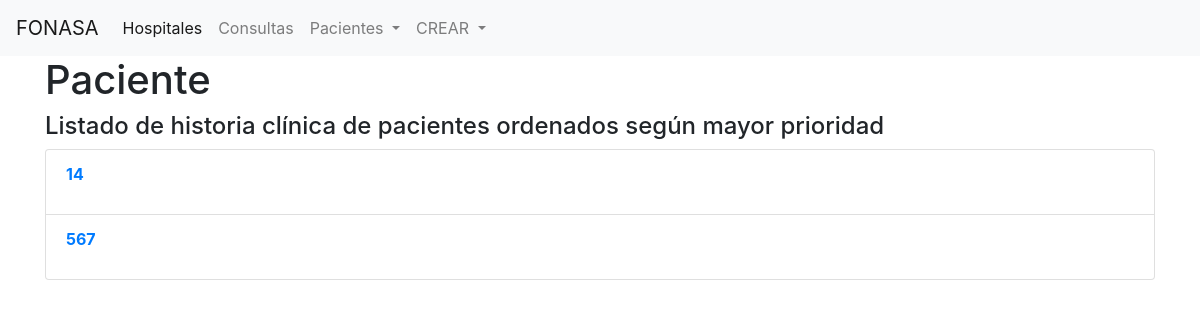
Page /paciente/ on the earlier database version.
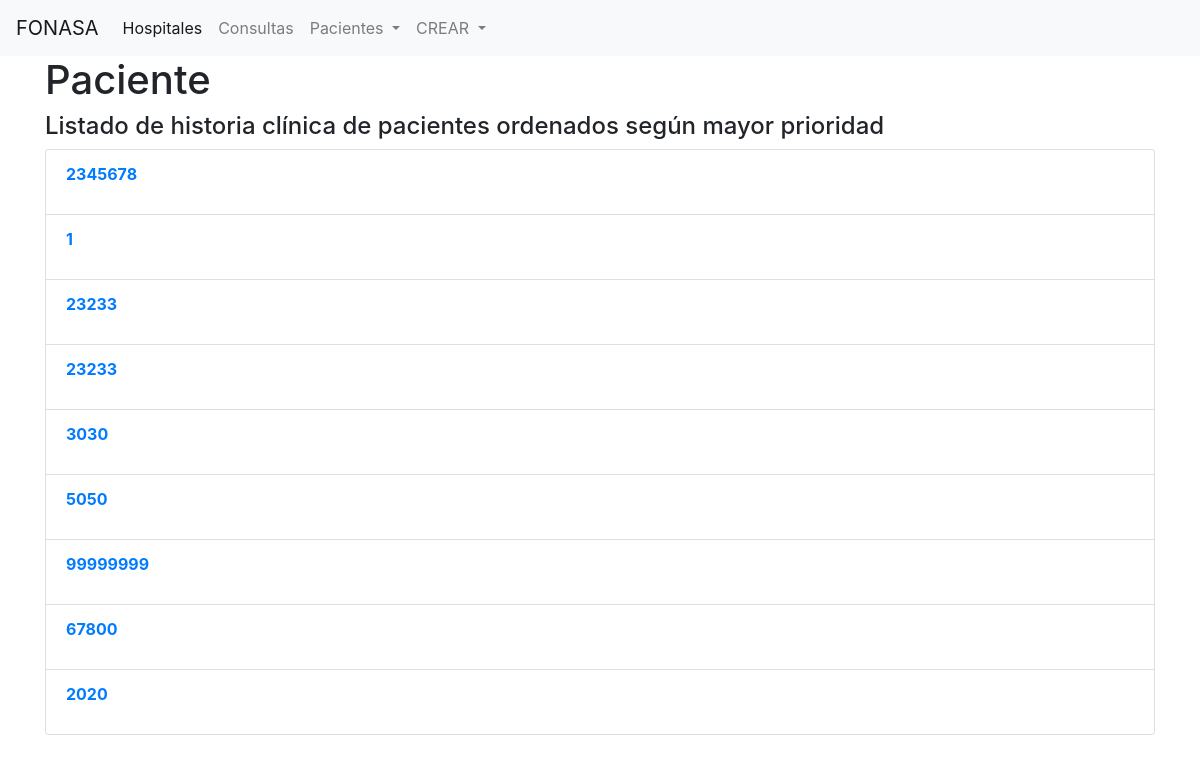
Same page on the later database version.
### main/models.py (models this page shows, shortened)
class Paciente(models.Model):
    prioridad = models.PositiveIntegerField()
    nombre = models.CharField(max_length=60)
    edad = models.PositiveIntegerField()
    n_hist_clinica = models.PositiveIntegerField("N° historia clínica")
    hospitales = models.ForeignKey(Hospital, on_delete=models.CASCADE)
    class Meta:
        verbose_name = 'Paciente'
        verbose_name_plural = 'Pacientes'
        ordering = ('pk',)

### main/views.py (the view)
# urls.py: path('paciente/', PacienteListView.as_view(), name='paciente_list'),
class PacienteListView(ListView):
    model = Paciente
    template_name = 'paciente_list.html'
    context_object_name = 'paciente'
    def get_queryset(self):
        pacientes = models.Paciente.objects.all()
        return pacientes.order_by("-prioridad")

### main/templates/paciente_list.html (shortened to what this page needs)
{% extends 'base.html' %}
{% block content %}
    <h1>Paciente </h1>
    <h4>Listado de historia clínica de pacientes ordenados según mayor prioridad</h4>
    <ul class="list-group">
        {% for element in object_list %}
        <li class="list-group-item">
            <b><p><a href="{% url 'paciente_detail' element.pk %}">{{ element.n_hist_clinica }}</a></p></b>
        </li>
    {% endfor %}
</ul>
{% endblock content %}

### main/templates/base.html (shortened to what this page needs)
{% load static %}
<!DOCTYPE html>
<html lang="en">
<head>
    <link rel="stylesheet" href="https://stackpath.bootstrapcdn.com/bootstrap/4.3.1/css/bootstrap.min.css">
</head>
<body>
        <nav class="navbar navbar-expand-lg navbar-light bg-light">
                <a class="navbar-brand" href="#">FONASA</a>
                <div class="collapse navbar-collapse" id="navbarNavDropdown">
                  <ul class="navbar-nav">
                    <li class="nav-item active">
                      <a class="nav-link" href="{% url 'home_list' %}">Hospitales <span class="sr-only">(current)</span></a>
                    </li>
                    <li class="nav-item">
                      <a class="nav-link" href="{% url 'consulta_list' %}">Consultas</a>
                    </li>
                    <li class="nav-item dropdown">
                        <a class="nav-link dropdown-toggle" href="{% url 'paciente_list' %}" id="navbarDropdownMenuLink2" role="button" data-toggle="dropdown" aria-haspopup="true" aria-expanded="false">
                          Pacientes
                        </a>
                    </li>
                    <li class="nav-item dropdown">
                      <a class="nav-link dropdown-toggle" href="#" id="navbarDropdownMenuLink" role="button" data-toggle="dropdown" aria-haspopup="true" aria-expanded="false">
                        CREAR
                      </a>
                    </li>
                  </ul>
                </div>
              </nav>
<div class="container">
    {% block content %}
    {% endblock content %}
</div>
</body>
</html>

Differences in the rows shown:
removed Paciente: n_hist_clinica "14"
removed Paciente: n_hist_clinica "567"
added Paciente: n_hist_clinica "2345678"
added Paciente: n_hist_clinica "1"
added Paciente: n_hist_clinica "23233"
added Paciente: n_hist_clinica "23233"
added Paciente: n_hist_clinica "3030"
added Paciente: n_hist_clinica "5050"
added Paciente: n_hist_clinica "99999999"
added Paciente: n_hist_clinica "67800"
added Paciente: n_hist_clinica "2020"
